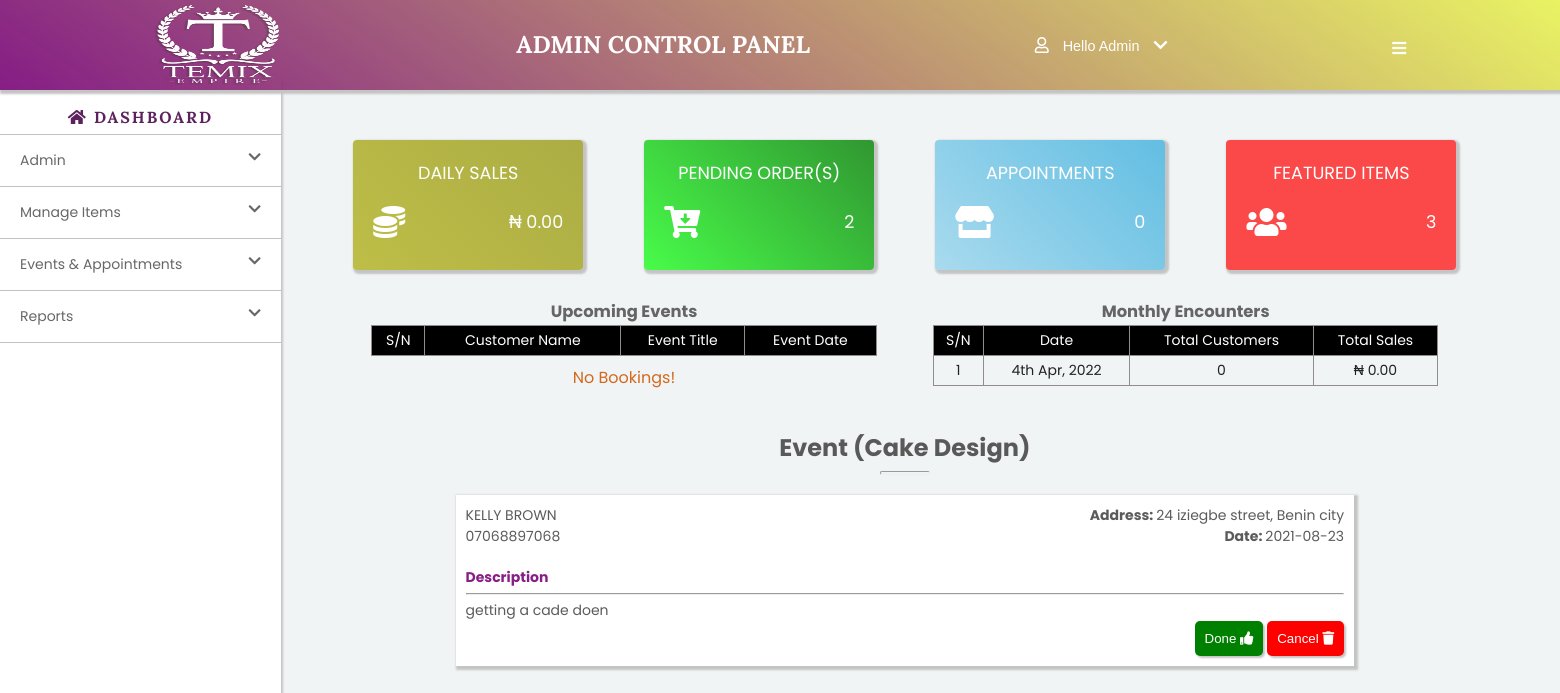
Page /admin/admin.php?event=35 (signed in) on the earlier database version.
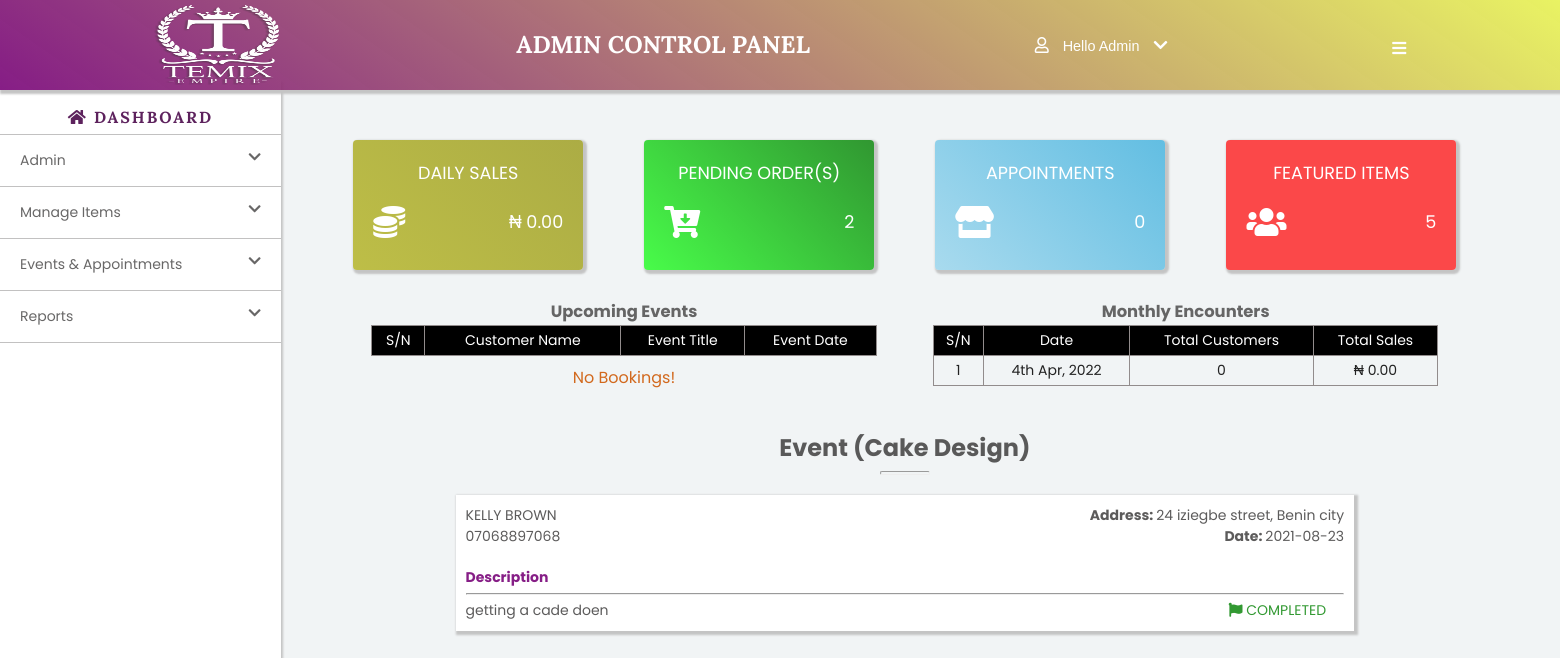
Same page on the later database version.
### tables this page shows
CREATE TABLE `appointments` (
  `booking_id` int(11) NOT NULL,
  `customer_name` varchar(255) NOT NULL,
  `customer_mail` varchar(255) NOT NULL,
  `customer_phone` varchar(255) NOT NULL,
  `request_date` date NOT NULL DEFAULT current_timestamp(),
  `service` varchar(255) NOT NULL,
  `appointment_date` date NOT NULL,
  `appointment_address` varchar(1024) NOT NULL,
  `notes` varchar(1024) NOT NULL,
  `status` int(11) NOT NULL
);

### admin/admin.php (the view, shortened to what the changed rows need)
<?php
    require "server.php";
    if(isset($_SESSION['user'])){
?>
<!DOCTYPE html>
<html lang="en">
<head>
    <link rel="stylesheet" href="https://cdnjs.cloudflare.com/ajax/libs/font-awesome/5.13.0/css/all.css">
    <link rel="stylesheet" href="fontawesome-free-5.15.1-web/css/all.css">
    <link rel="stylesheet" href="style.css">
</head>
<body id="mainBody">
    <header class="admin_header">
        <h1 class="logo">
            <a href="admin.php" title="home">
                <img src="images/temix_empire_logo2.png" alt="Temix empire" class="img-fluid">
            </a>
        </h1>
        <div class="rms">
            <h2>Admin Control Panel</h2>
        </div>
        <div class="login">
            <button id="loginDiv"><i class="far fa-user"></i> Hello Admin
                <i class="fas fa-chevron-down"></i></button>
        </div>
        <div class="menu_icon">
            <a href="javascript:void(0)"><i class="fas fa-bars"></i></a>
        </div>
    </header>
    <main class="admin_main">
        <?php include "navigation.php";?>
        <section id="contents">
            <div class="success_message">
                <p>
                </p>
            </div>
            <div class="error_message">
                <p>
                </p>
            </div>
            <div id="dashboard">
                <div class="cards" id="card0">
                    <a href="javascript:void(0)">
                        <p>Daily sales</p>
                        <div class="infos">
                            <i class="fas fa-coins"></i>
                            <p>
                                <?php
                                    $sales = $connectdb->prepare("SELECT SUM(item_price) AS today_sales  FROM orders WHERE order_status = 1 AND delivery_date = CURDATE()");
                                    $sales->execute();
                                    $totals = $sales->fetchAll();
                                    foreach($totals as $total){
                                        echo "₦ " . number_format($total->today_sales, 2);
                                    }
                                ?>
                            </p>
                        </div>
                    </a>
                </div>
                <div class="cards" id="card1">
                    <a href="javascript:void(0)">
                        <p>Pending Order(s)</p>
                        <div class="infos">
                            <i class="fas fa-cart-arrow-down"></i>
                            <p>
                                <?php
                                    $orders = $connectdb->prepare("SELECT * FROM orders WHERE order_status = 0");
                                    $orders->execute();
                                    echo $orders->rowCount();
                                ?>
                            </p>
                        </div>
                    </a>
                </div>
                <div class="cards" id="card2">
                    <a href="javascript:void(0)">
                        <p>Appointments</p>
                        <div class="infos">
                            <i class="fas fa-store"></i>
                            <p>
                                <?php
                                    $users = $connectdb->prepare("SELECT * FROM appointments WHERE request_date = CURDATE()");
                                    $users->execute();
                                    echo $users->rowCount();
                                ?>
                            </p>
                        </div>
                    </a>
                </div>
                <div class="cards" id="card3">
                    <a href="javascript:void(0)">
                        <p>Featured items</p>
                        <div class="infos">
                            <i class="fas fa-users"></i>
                            <p>
                                <?php
                                    $users = $connectdb->prepare("SELECT * FROM menu WHERE featured_item = 1");
                                    $users->execute();
                                    echo $users->rowCount();
                                ?>
                            </p>
                        </div>
                    </a>
                </div>
            </div>
            <div class="summaryReports" id="summaryReports">
                <div class="customers_attended" id="upcomingEvents">
                    <h3>Upcoming Events</h3>
                    <table class="sum_table">
                        <thead>
                            <tr>
                                <td>S/N</td>
                                <td>Customer Name</td>
                                <td>Event Title</td>
                                <td>Event Date</td>
                            </tr>
                        </thead>
                        <?php
                            $get_event = $connectdb->prepare("SELECT * FROM appointments WHERE status = 0 AND appointment_date >= CURDATE() ORDER BY appointment_date");
                            $get_event->execute();
                        ?>
                    </table>
                    <?php
                        if(!$get_event->rowCount() > 0){
                            echo "<p style='text-align:center; color:chocolate; font-size:1rem; padding:10px;'>No Bookings!</p>";
                        }
                    ?>
                </div>
                <div class="customers_attended">
                    <h3>Monthly Encounters</h3>
                    <?php
                        $get_customers = $connectdb->prepare("SELECT SUM(item_price) AS total_sales, CURDATE() AS daily_date FROM orders WHERE order_status = 1 AND order_date = CURDATE()");
                        $get_customers->execute();
                        $sn = 1;
                        $customers = $get_customers->fetchAll();
                        foreach($customers as $customer):
                    ?>
                    <table class="sum_table">
                        <thead>
                            <tr>                        <td>S/N</td>
                                <td>Date</td>
                                <td>Total Customers</td>
                                <td>Total Sales</td>
                            </tr>
                        </thead>
                        <tbody>
                            <tr>
                                <td><?php echo $sn?></td>
                                <td><?php echo date("jS M, Y", strtotime($customer->daily_date));?></td>
                                <td>
                                <?php
                                    $get_total_customers = $connectdb->prepare("SELECT item_name FROM orders WHERE order_date = CURDATE() AND order_status = 1 GROUP BY order_number");
                                    $get_total_customers->execute();
                                    $total_customers = $get_total_customers->rowCount();
                                    echo $total_customers;
                                ?></td>
                                <td><?php echo "₦ ". number_format( $customer->total_sales, 2);?></td>
                            </tr>
                        </tbody>
                        <?php $sn++; endforeach;?>
                    </table>
                </div>
            </div>
            <div class="management displays" id="events_info">
                <?php
                    if(isset($_GET['event'])){
                        $booking_id = $_GET['event'];
                        $select_event = $connectdb->prepare("SELECT * FROM appointments WHERE booking_id = :booking_id");
                        $select_event->bindvalue("booking_id", $booking_id);
                        $select_event->execute();
                        $views = $select_event->fetchAll();
                        foreach($views as $view):
                ?>
                <h3><?php echo $view->service;?></h3>
                <hr>
                <div class="events">
                    <div class="appointments">
                        <div class="event_info">
                            <p style="text-transform:uppercase;"><strong></strong><?php echo $view->customer_name;?></p>
                            <p><?php echo $view->customer_phone;?></p>
                        </div>
                        <div class="event_date">
                            <p><strong>Address: </strong><?php echo $view->appointment_address;?></p>
                            <p><strong>Date: </strong><?php echo $view->appointment_date;?></p>
                        </div>
                    </div>
                    <div class="event_descriptions">
                        <h4>Description</h4>
                        <hr>
                        <p><?php echo $view->notes;?></p>
                    </div>
                    <div class="status">
                        <?php
                            $event_status = $view->status;
                            if($event_status == 1){
                                echo "<p class='stat' id='complete'><i class='fas fa-flag'></i> Completed</p>";
                            }elseif($event_status == -1){
                                echo "<p class='stat cancelled'><i class='fas fa-flag'></i> Cancelled </p>";
                            }else{
                        ?>
                        <button id="eventDone" onclick="eventDone('<?php echo $view->booking_id;?>')">Done <i class="fas fa-thumbs-up"></i></button>
                        <button id="eventCancelled" onclick="eventCancelled('<?php echo $view->booking_id;?>')">Cancel <i class="fas fa-trash"></i></button>
                    </div>
                </div>
                <?php }; endforeach; }?>
            </div>
        </section>
    </main>
</body>
</html>
<?php
    }else{
        header("Location: ../registration.php");
    }
?>

Differences in the rows shown:
changed appointments "Event (Cake Design)": status "Done Cancel" → "COMPLETED"
Other differences:
$users->rowCount(): "3" → "5"
